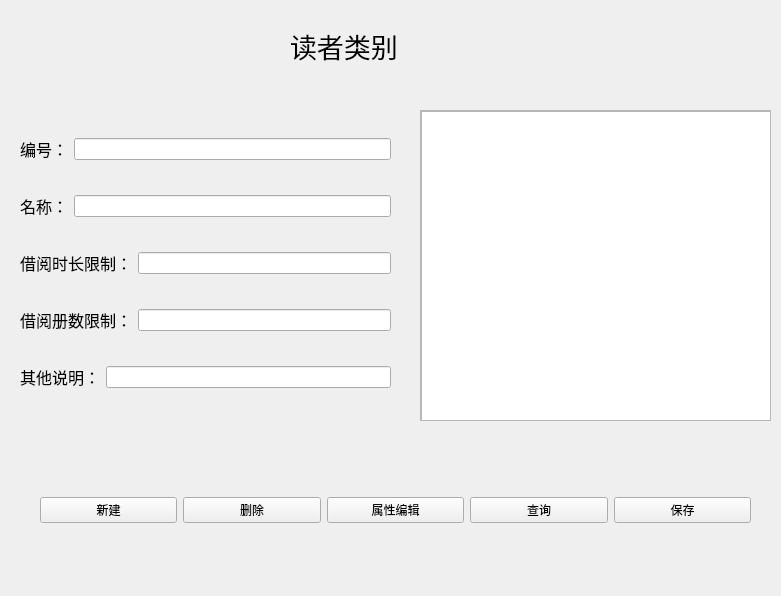
<?xml version="1.0" encoding="UTF-8"?>
<ui version="4.0">
 <class>subwidget4</class>
 <widget class="QWidget" name="subwidget4">
  <property name="geometry">
   <rect>
    <x>0</x>
    <y>0</y>
    <width>781</width>
    <height>596</height>
   </rect>
  </property>
  <property name="windowTitle">
   <string>Form</string>
  </property>
  <widget class="QLabel" name="label">
   <property name="geometry">
    <rect>
     <x>290</x>
     <y>20</y>
     <width>191</width>
     <height>51</height>
    </rect>
   </property>
   <property name="font">
    <font>
     <family>楷体</family>
     <pointsize>20</pointsize>
    </font>
   </property>
   <property name="text">
    <string>读者类别</string>
   </property>
  </widget>
  <widget class="QWidget" name="layoutWidget">
   <property name="geometry">
    <rect>
     <x>20</x>
     <y>110</y>
     <width>371</width>
     <height>311</height>
    </rect>
   </property>
   <layout class="QVBoxLayout" name="verticalLayout">
    <item>
     <layout class="QHBoxLayout" name="horizontalLayout">
      <item>
       <widget class="QLabel" name="label_2">
        <property name="font">
         <font>
          <family>楷体</family>
          <pointsize>12</pointsize>
         </font>
        </property>
        <property name="text">
         <string>编号：</string>
        </property>
       </widget>
      </item>
      <item>
       <widget class="QLineEdit" name="lineEdit"/>
      </item>
     </layout>
    </item>
    <item>
     <layout class="QHBoxLayout" name="horizontalLayout_2">
      <item>
       <widget class="QLabel" name="label_3">
        <property name="font">
         <font>
          <family>楷体</family>
          <pointsize>12</pointsize>
         </font>
        </property>
        <property name="text">
         <string>名称：</string>
        </property>
       </widget>
      </item>
      <item>
       <widget class="QLineEdit" name="lineEdit_2"/>
      </item>
     </layout>
    </item>
    <item>
     <layout class="QHBoxLayout" name="horizontalLayout_3">
      <item>
       <widget class="QLabel" name="label_4">
        <property name="font">
         <font>
          <family>楷体</family>
          <pointsize>12</pointsize>
         </font>
        </property>
        <property name="text">
         <string>借阅时长限制：</string>
        </property>
       </widget>
      </item>
      <item>
       <widget class="QLineEdit" name="lineEdit_3"/>
      </item>
     </layout>
    </item>
    <item>
     <layout class="QHBoxLayout" name="horizontalLayout_4">
      <item>
       <widget class="QLabel" name="label_5">
        <property name="font">
         <font>
          <family>楷体</family>
          <pointsize>12</pointsize>
         </font>
        </property>
        <property name="text">
         <string>借阅册数限制：</string>
        </property>
       </widget>
      </item>
      <item>
       <widget class="QLineEdit" name="lineEdit_4"/>
      </item>
     </layout>
    </item>
    <item>
     <layout class="QHBoxLayout" name="horizontalLayout_5">
      <item>
       <widget class="QLabel" name="label_6">
        <property name="font">
         <font>
          <family>楷体</family>
          <pointsize>12</pointsize>
         </font>
        </property>
        <property name="text">
         <string>其他说明：</string>
        </property>
       </widget>
      </item>
      <item>
       <widget class="QLineEdit" name="lineEdit_5"/>
      </item>
     </layout>
    </item>
   </layout>
  </widget>
  <widget class="QScrollArea" name="scrollArea">
   <property name="geometry">
    <rect>
     <x>420</x>
     <y>110</y>
     <width>351</width>
     <height>311</height>
    </rect>
   </property>
   <property name="widgetResizable">
    <bool>true</bool>
   </property>
   <widget class="QWidget" name="scrollAreaWidgetContents">
    <property name="geometry">
     <rect>
      <x>0</x>
      <y>0</y>
      <width>349</width>
      <height>309</height>
     </rect>
    </property>
    <widget class="QTableView" name="readclass">
     <property name="geometry">
      <rect>
       <x>0</x>
       <y>0</y>
       <width>351</width>
       <height>311</height>
      </rect>
     </property>
    </widget>
   </widget>
  </widget>
  <widget class="QWidget" name="layoutWidget_2">
   <property name="geometry">
    <rect>
     <x>40</x>
     <y>480</y>
     <width>711</width>
     <height>61</height>
    </rect>
   </property>
   <layout class="QHBoxLayout" name="horizontalLayout_7">
    <item>
     <widget class="QPushButton" name="pushButton">
      <property name="text">
       <string>新建</string>
      </property>
     </widget>
    </item>
    <item>
     <widget class="QPushButton" name="pushButton_2">
      <property name="text">
       <string>删除</string>
      </property>
     </widget>
    </item>
    <item>
     <widget class="QPushButton" name="pushButton_3">
      <property name="text">
       <string>属性编辑</string>
      </property>
     </widget>
    </item>
    <item>
     <widget class="QPushButton" name="pushButton_4">
      <property name="text">
       <string>查询</string>
      </property>
     </widget>
    </item>
    <item>
     <widget class="QPushButton" name="pushButton_5">
      <property name="text">
       <string>保存</string>
      </property>
     </widget>
    </item>
   </layout>
  </widget>
 </widget>
 <resources/>
 <connections/>
</ui>
